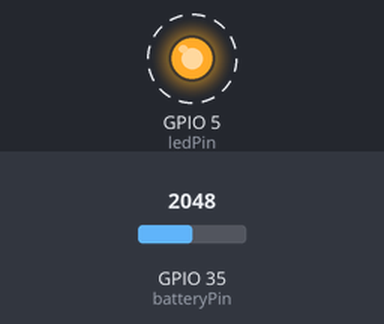
A sketch run on a simulated ESP32. On the bench: output pins drawn as LEDs (lit = HIGH). Dashed ring = blinking. The test bench sets the inputs (shaded band); at power-on: GPIO 35 (batteryPin) = 2048. What the sketch prints to the serial monitor is not drawn.

Above: at 0.2 s.
Timing chart, 0 to 3.0 s (numbered marks = the images above):
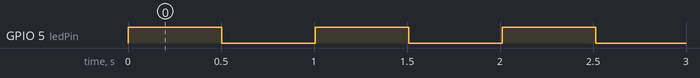

Measured:
- by itself, GPIO 5 (ledPin): alternates HIGH for 0.50 s and LOW for 0.50 s

The sketch:

LolinD32BatTest.ino
```cpp
/*
 Name:		LolinD32BatTest.ino
 Created:	7/22/2018 10:12:51 AM
 Author:	rodri
*/

uint8_t batteryPin = 35;
uint8_t ledPin = 5;
uint8_t batteryPercent;

void setup()
{
	Serial.begin(115200);
	pinMode(batteryPin, INPUT);
	pinMode(ledPin, OUTPUT);
}

void loop()
{
	batteryPercent = 45; //BatteryPercent();
	if (batteryPercent > 50)
	{
		digitalWrite(ledPin, LOW);
	}
	else if (batteryPercent <= 50)
	{
		digitalWrite(ledPin, !digitalRead(ledPin));
	}
	Serial.print(batteryPercent);
	Serial.print("% | ");
	delay(3);
	Serial.println(BatteryVoltage());
	delay(500);
}

uint8_t BatteryPercent()
{
	return (analogRead(batteryPin) * 0.14881) - 250.0; //simplified the map functions formula...
}

double BatteryVoltage()
{
	return analogRead(batteryPin) / 560.0; //analogRead value divided by the Voltage gives roughly 560
}
```
